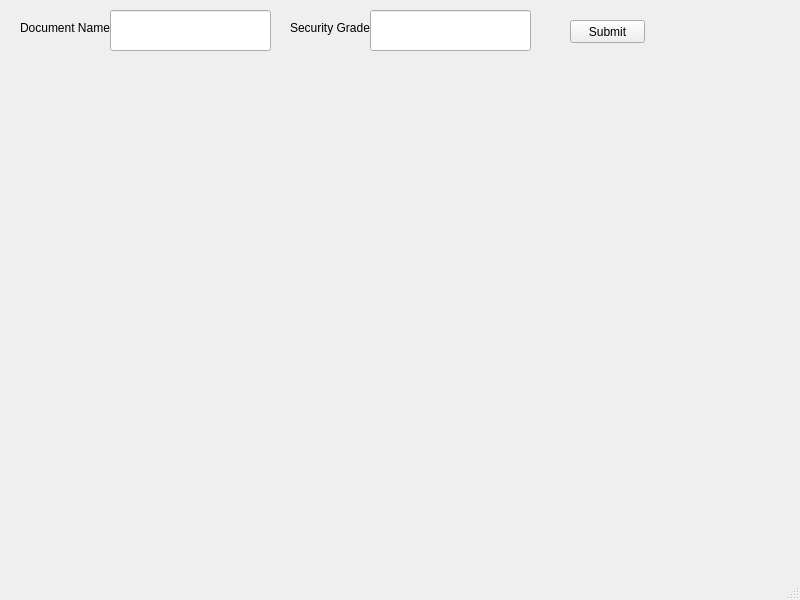
<?xml version="1.0" encoding="UTF-8"?>
<ui version="4.0">
 <class>MainWindow</class>
 <widget class="QMainWindow" name="MainWindow">
  <property name="geometry">
   <rect>
    <x>0</x>
    <y>0</y>
    <width>800</width>
    <height>600</height>
   </rect>
  </property>
  <property name="windowTitle">
   <string>MainWindow</string>
  </property>
  <widget class="QWidget" name="centralwidget">
   <widget class="QLineEdit" name="lineEdit_Document_Name">
    <property name="geometry">
     <rect>
      <x>110</x>
      <y>10</y>
      <width>161</width>
      <height>41</height>
     </rect>
    </property>
   </widget>
   <widget class="QLabel" name="label">
    <property name="geometry">
     <rect>
      <x>20</x>
      <y>20</y>
      <width>91</width>
      <height>16</height>
     </rect>
    </property>
    <property name="text">
     <string>Document Name</string>
    </property>
   </widget>
   <widget class="QLineEdit" name="lineEdit_Security_Grade">
    <property name="geometry">
     <rect>
      <x>370</x>
      <y>10</y>
      <width>161</width>
      <height>41</height>
     </rect>
    </property>
   </widget>
   <widget class="QLabel" name="label_2">
    <property name="geometry">
     <rect>
      <x>290</x>
      <y>20</y>
      <width>91</width>
      <height>16</height>
     </rect>
    </property>
    <property name="text">
     <string>Security Grade</string>
    </property>
   </widget>
   <widget class="QPushButton" name="pushButton_HeaderSubmit">
    <property name="geometry">
     <rect>
      <x>570</x>
      <y>20</y>
      <width>75</width>
      <height>23</height>
     </rect>
    </property>
    <property name="text">
     <string>Submit</string>
    </property>
   </widget>
  </widget>
  <widget class="QMenuBar" name="menubar">
   <property name="geometry">
    <rect>
     <x>0</x>
     <y>0</y>
     <width>800</width>
     <height>21</height>
    </rect>
   </property>
  </widget>
  <widget class="QStatusBar" name="statusbar"/>
 </widget>
 <resources/>
 <connections/>
</ui>
